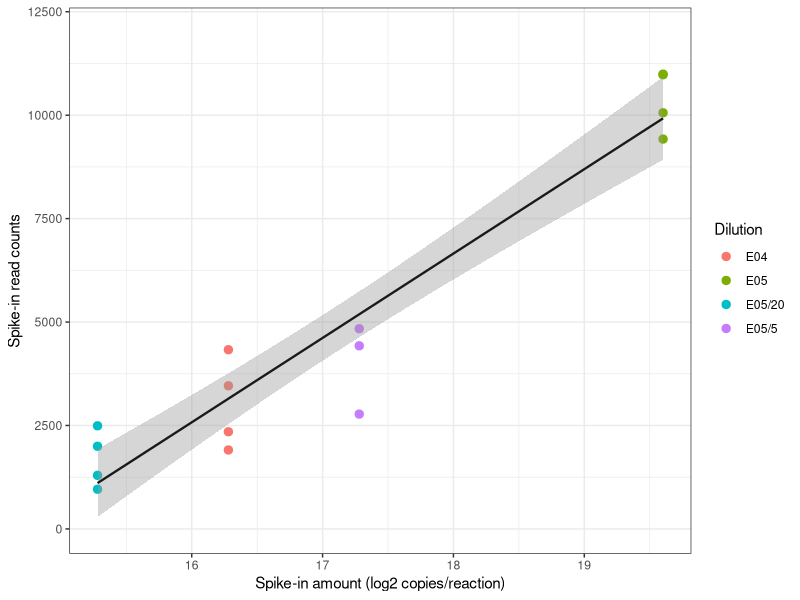
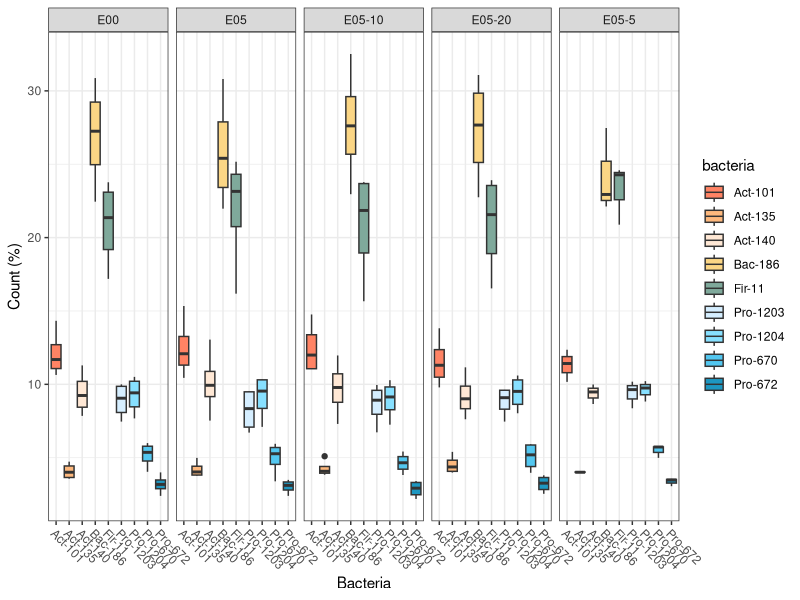

Write R code to recreate these figures, in order.
## ---- chunk 1
knitr::opts_chunk$set(echo = TRUE)
## ---- chunk 2
library(dplyr)
library(ggplot2)
library(broom)
library(tidyr)

## ---- chunk 3
spike <- read.csv("data/Fig2a-glm.csv", header = T)
head(spike,n=15)

p <- ggplot(spike, aes(log2, counts, color = Dilution)) +
  geom_point(size = 2.5) +
  theme_bw() +
  scale_y_continuous(limits = c(0, 12000)) +
  geom_smooth(method = "glm", size = 0.8, colour = "grey10")+
  labs(x="Spike-in amount (log2 copies/reaction)", y="Spike-in read counts") 
p

cor.test(spike$log2,spike$counts,method="pearson")

lm.fit1 <- lm(spike$counts~ spike$log2)
coef(lm.fit1)
## ---- chunk 4
data1 <- read.csv("data/Fig2b-bac-nospike-group2.csv", header = T)
colnames(data1)[1] = "bacteria"
data2 <- gather(data1, key = replicate , value = count, `sample01`:`sample05`)
head(data2,n=10)

p <- ggplot(data2, aes(bacteria, count))+
  geom_boxplot(aes(fill = bacteria), na.rm = TRUE) +
  facet_wrap(~spike, ncol = 5) +
  scale_fill_manual(values = c("#ff8364", "#fdb87d", "#ffe8d5", "#fbd685","#7fa99b", 
                               "#d5eeff", "#87e0ff", "#53c7f0", "#1d97c1"))+
  labs(x="Bacteria", y="Count (%)")+
  theme_bw()+
  theme(axis.text.x = element_text(angle = -45, vjust = 1, hjust = 0)) 
p
